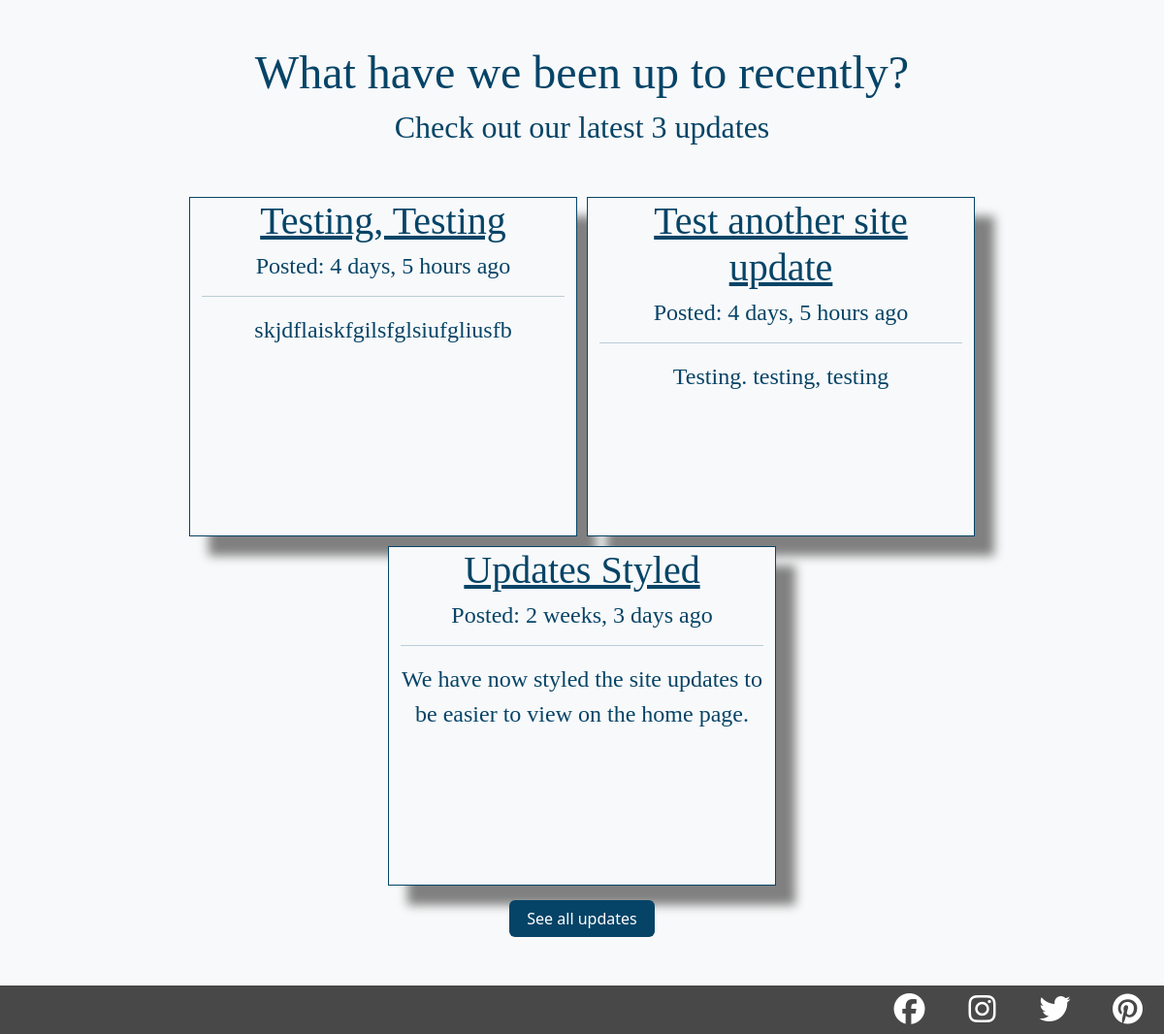
/register/ (lower part), run on an earlier commit of the app's database.
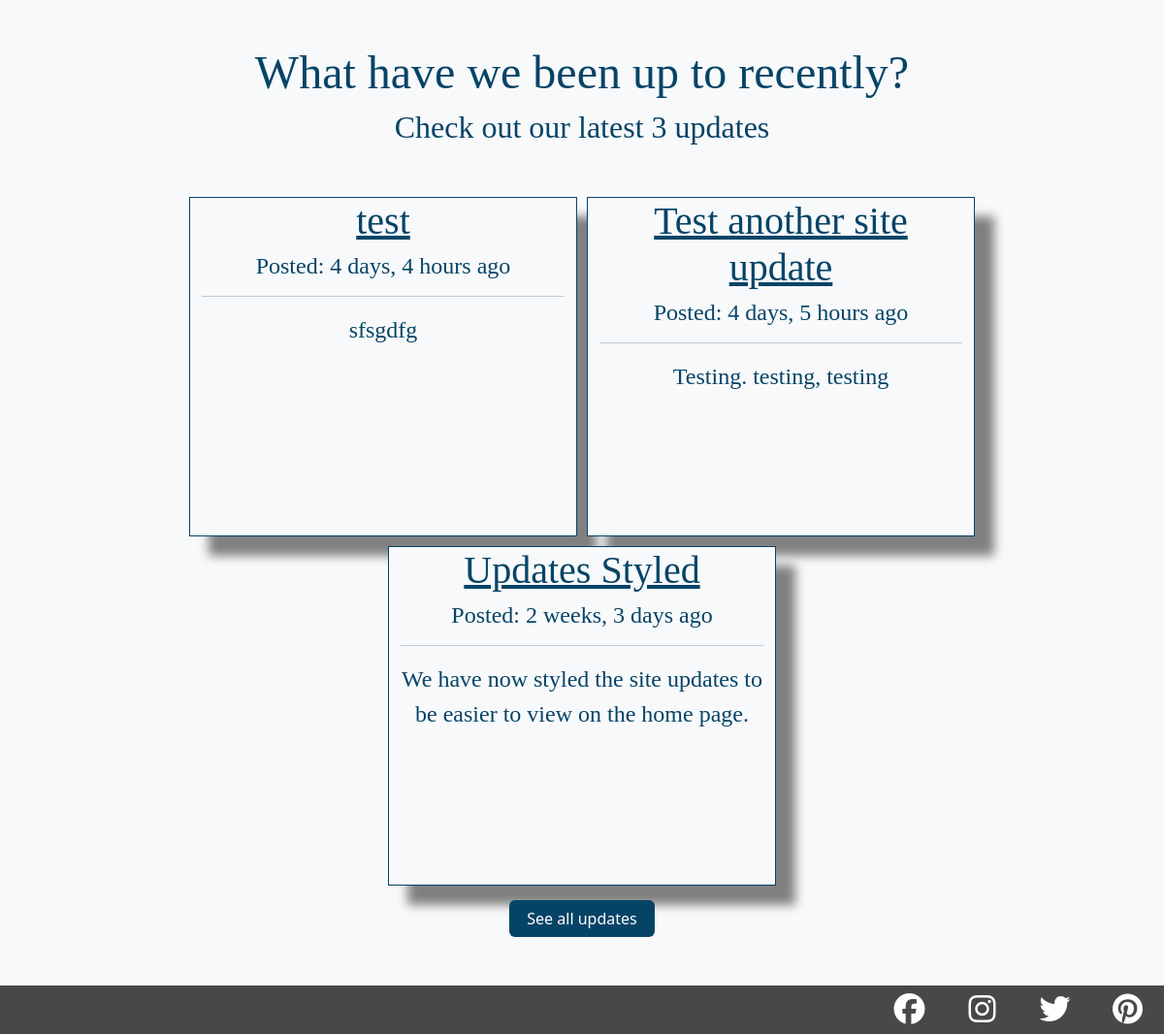
And on a later commit of the database.
### site_updates/models.py (models this page shows, shortened)
class Update(models.Model):
    topic = models.ForeignKey(UpdateCatagory, on_delete=models.CASCADE)
    title = models.CharField(max_length=100)
    content = models.TextField()
    update_image = models.ImageField(default=None, upload_to='media/update_pics/', blank=True)
    published_on = models.DateTimeField(auto_now_add=True)
    status = models.IntegerField(choices=STATUS, default=0)
    class Meta:
        ordering = ('-published_on',)

### home/views.py (the view)
# urls.py: path('register/', register, name='home-register'),
def register(request):
    updates = Update.objects.filter(status=1).order_by('-published_on')[0:3]
    if request.method == 'POST':
        form = UserRegisterForm(request.POST)
        if form.is_valid():
            form.save()
            username = form.cleaned_data['username']
            password = form.cleaned_data['password1']
            user = authenticate(username=username, password=password)
            login(request, user)
            messages.success(request, f"Your account has been created!")
            return redirect('travel-home')
    else:
        form = UserRegisterForm()
    return render(
                request,
                'home/register.html',
                {
                    "tab_title": "Register",
                    "form": form,
                    "updates": updates,
                }
            )

### home/templates/home/register.html (shortened to what this page needs)
{% extends "home/base.html" %}
{% load crispy_forms_tags %}
{% block content %}
    <section class="content-under-home-header">
        {% include 'home/snippets/site-updates-insert.html' %}
    </section>
{% endblock content %}

### home/templates/home/snippets/site-updates-insert.html
{% block site_updates_snippet %}
    <div class="row site-updates-section">
        <h3 class="mt-5">What have we been up to recently?</h3>
        <h5 class="mb-5">Check out our latest 3 updates</h5>
        {% for update in updates %}
            <div class="bg-light update-card">
                <a href="{% url 'admin-update-detail' update.id %}"><h4 class="text-center">{{ update.title }}</h4></a>
                <h6 class="text-center">Posted: {{ update.published_on|timesince }} ago</h6>
                <hr>
                <p class="text-center">{{ update.content }}</p>
            </div>
        {% endfor %}
        <div>
            <a class="btn btn-site-updates-all" href="{% url 'all-admin-updates' %}">See all updates</a>
        </div>
    </div>
{% endblock site_updates_snippet %}

What changed in the data, as far as the page shows it:
no longer on this page (row edited): Update: title "Testing, Testing", published_on "4 days, 5 hours", content "skjdflaiskfgilsfglsiufgliusfb"
added Update: title "test", published_on "4 days, 4 hours", content "sfsgdfg"
